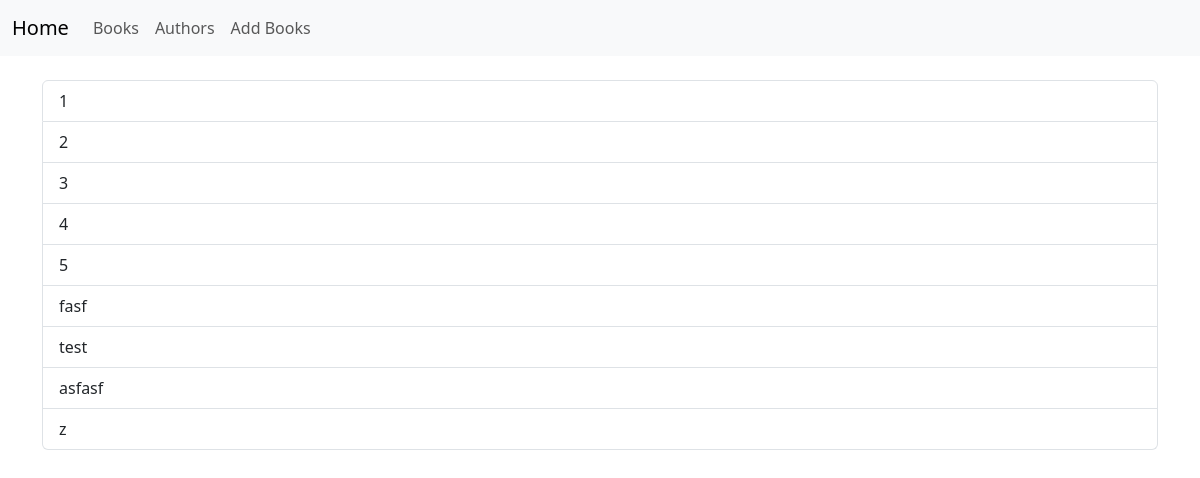
The app's page /books, older data.
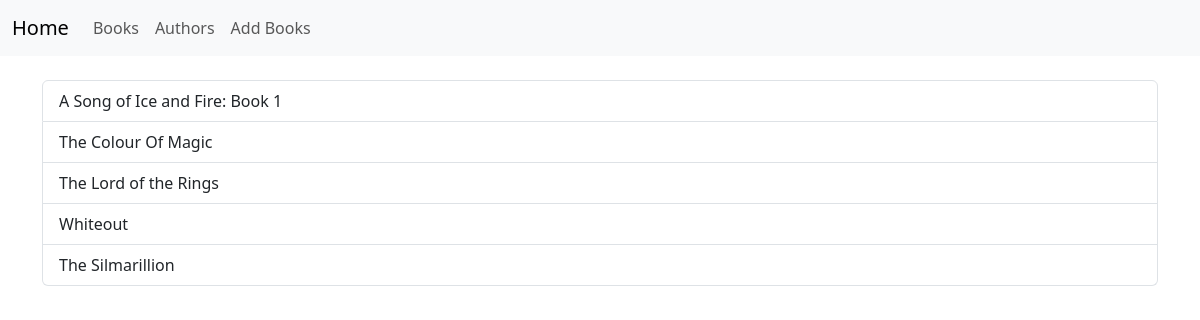
The same page, newer data.
### app/models.py (models this page shows, shortened)
class Book(db.Model):
    id = db.Column(db.Integer, primary_key=True)
    title = db.Column(db.String(100), unique=True, nullable=False)
    description = db.Column(db.Text)
    status_id = db.Column(db.Integer, db.ForeignKey('status.id'))
    authors = db.relationship('Author', secondary=book_authors, backref=db.backref('books', lazy='dynamic'))
    status = db.relationship('Status', backref='book_status', lazy=True)

### app/routes.py (the view)
@app.route('/books')
def books():
    all_books = Book.query.all()
    return render_template("books.html", books=all_books)

### app/templates/books.html (shortened to what this page needs)
{% extends "index.html" %}
{% block content %}
<div class="list-group">
  {% for book in books %}
    <a href="{{ url_for('books_details', book_id=book.id) }}" class="list-group-item list-group-item-action">{{ book.title }}</a>
  {% endfor %}
</div>
{% endblock %}

Row changes from the older to the newer data that the page shows:
removed Book: title "fasf"
removed Book: title "test"
removed Book: title "asfasf"
removed Book: title "z"
changed Book: title "1" → "A Song of Ice and Fire: Book 1"
changed Book: title "2" → "The Colour Of Magic"
changed Book: title "3" → "The Lord of the Rings"
changed Book: title "4" → "Whiteout"
changed Book: title "5" → "The Silmarillion"
